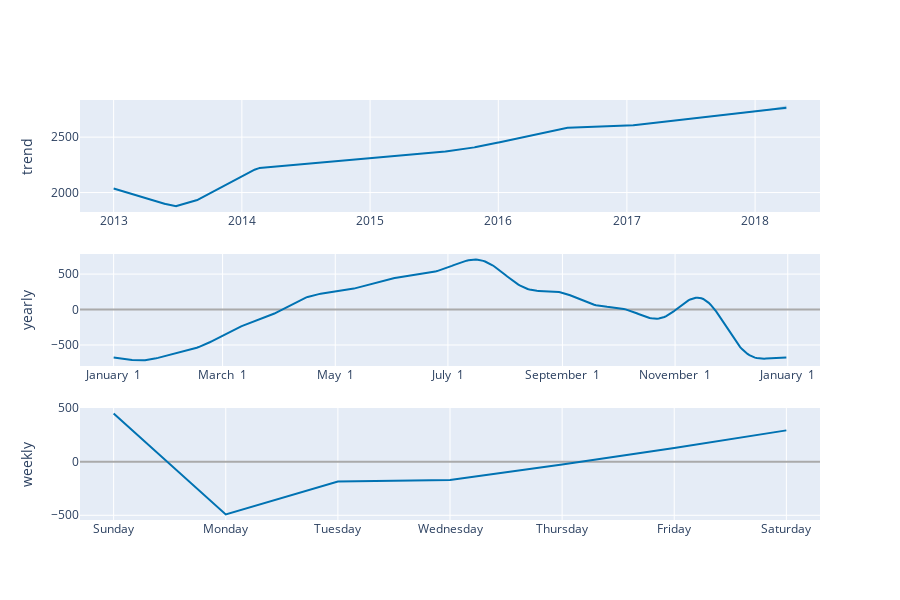

The notebook cell saved with this chart:
### Code cell
plot_components_plotly(m, df_forecast)

### Figure 1 — Plotly figure (JSON) as saved in the notebook; plotly's stock layout.template omitted (floating-point values rounded to 4 significant figures; data arrays with more than 128 entries replaced by an {"elided": "..."} marker saying what was removed)
{"data": [{"line": {"color": "#0072B2", "width": 2}, "mode": "lines", "name": "trend", "type": "scatter", "x": {"elided": "1916 str values"}, "xaxis": "x", "y": {"elided": "1916 float values"}, "yaxis": "y"}, {"line": {"color": "rgba(0, 114, 178, 0.2)", "width": 0}, "mode": "lines", "name": "trend_upper", "type": "scatter", "x": {"elided": "1916 str values"}, "xaxis": "x", "y": {"elided": "1916 float values"}, "yaxis": "y"}, {"fill": "tonexty", "fillcolor": "rgba(0, 114, 178, 0.2)", "line": {"color": "rgba(0, 114, 178, 0.2)", "width": 0}, "mode": "lines", "name": "trend_lower", "type": "scatter", "x": {"elided": "1916 str values"}, "xaxis": "x", "y": {"elided": "1916 float values"}, "yaxis": "y"}, {"line": {"color": "#0072B2", "width": 2}, "mode": "lines", "name": "yearly", "type": "scatter", "x": {"elided": "365 str values"}, "xaxis": "x2", "y": {"elided": "365 float values"}, "yaxis": "y2"}, {"line": {"color": "#0072B2", "width": 2}, "mode": "lines", "name": "weekly", "type": "scatter", "x": ["2017-01-01T00:00:00", "2017-01-02T00:00:00", "2017-01-03T00:00:00", "2017-01-04T00:00:00", "2017-01-05T00:00:00", "2017-01-06T00:00:00", "2017-01-07T00:00:00"], "xaxis": "x3", "y": [449.7, -491.7, -183.8, -170.3, -26.04, 129.1, 293.1], "yaxis": "y3"}], "layout": {"height": 600, "showlegend": false, "width": 900, "xaxis": {"anchor": "y", "domain": [0, 1], "range": ["2012-09-27T06:00:00", "2018-07-04T18:00:00"], "type": "date"}, "xaxis2": {"anchor": "y2", "domain": [0, 1], "range": ["2016-12-13T18:54:02.958904115", "2018-01-18T11:04:57.863013581"], "tickformat": "%B %e", "type": "date"}, "xaxis3": {"anchor": "y3", "domain": [0, 1], "range": ["2016-12-31T16:48:00", "2017-01-07T07:12:00"], "tickformat": "%A", "type": "date"}, "yaxis": {"anchor": "x", "autorange": true, "domain": [0.7333, 1], "range": [1824.0, 2835.0], "rangemode": "normal", "title": {"text": "trend"}, "type": "linear", "zerolinecolor": "#AAA"}, "yaxis2": {"anchor": "x2", "autorange": true, "domain": [0.3667, 0.6333], "range": [-796.6, 783.6], "title": {"text": "yearly"}, "type": "linear", "zerolinecolor": "#AAA"}, "yaxis3": {"anchor": "x3", "autorange": true, "domain": [0, 0.2667], "range": [-544.0, 502.0], "title": {"text": "weekly"}, "type": "linear", "zerolinecolor": "#AAA"}}}
